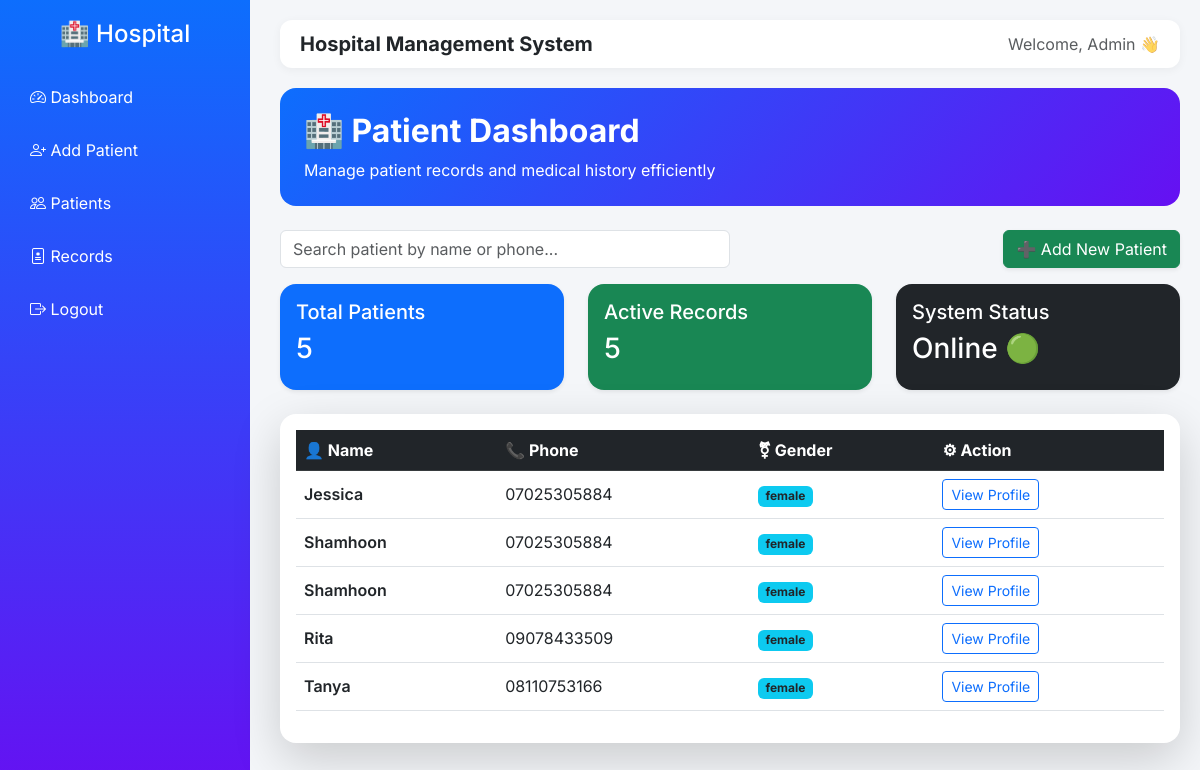
/dashboard, run on the app's committed database.
### model.py (models this page shows)
class Patient(db.Model):
    id = db.Column(db.Integer, primary_key=True)
    full_name = db.Column(db.String(100))
    gender = db.Column(db.String(10))
    date_of_birth = db.Column(db.String(20))
    phone = db.Column(db.String(20))
    email = db.Column(db.String(100))
    address = db.Column(db.String(200))
    blood_group = db.Column(db.String(5))
    genotype = db.Column(db.String(5))
    created_at = db.Column(db.DateTime, default=datetime.utcnow)

### app.py (the view)
@app.route('/dashboard')
def dashboard():
    patients = Patient.query.all()
    return render_template('dashboard.html', patients=patients)

### templates/dashboard.html (shortened to what this page needs)
{% extends "base.html" %}
{% block content %}
<div class="p-4 mb-4 text-white rounded-4"
     style="background: linear-gradient(135deg, #0d6efd, #6610f2);">
    <h2 class="fw-bold">🏥 Patient Dashboard</h2>
    <p class="mb-0">Manage patient records and medical history efficiently</p>
</div>
<div class="d-flex justify-content-between align-items-center mb-3">
    <input type="text" id="searchInput" class="form-control w-50"
           placeholder="Search patient by name or phone...">
    <a href="/add-patient" class="btn btn-success shadow-sm">
        ➕ Add New Patient
    </a>
</div>
<div class="row mb-4">
    <div class="col-md-4">
        <div class="card text-white bg-primary shadow-sm rounded-4">
            <div class="card-body">
                <h5>Total Patients</h5>
                <h3>{{ patients|length }}</h3>
            </div>
        </div>
    </div>
    <div class="col-md-4">
        <div class="card text-white bg-success shadow-sm rounded-4">
            <div class="card-body">
                <h5>Active Records</h5>
                <h3>{{ patients|length }}</h3>
            </div>
        </div>
    </div>
    <div class="col-md-4">
        <div class="card text-white bg-dark shadow-sm rounded-4">
            <div class="card-body">
                <h5>System Status</h5>
                <h3>Online 🟢</h3>
            </div>
        </div>
    </div>
</div>
<div class="card shadow-lg border-0 rounded-4">
    <div class="card-body">
        <table class="table table-hover align-middle" id="patientTable">
            <thead class="table-dark">
                <tr>
                    <th>👤 Name</th>
                    <th>📞 Phone</th>
                    <th>⚧ Gender</th>
                    <th>⚙ Action</th>
                </tr>
            </thead>
            <tbody>
                {% for p in patients %}
                <tr class="table-row">
                    <td class="fw-semibold">{{ p.full_name }}</td>
                    <td>{{ p.phone }}</td>
                    <td>
                        <span class="badge bg-info text-dark">
                            {{ p.gender }}
                        </span>
                    </td>
                    <td>
                        <a href="/patient/{{ p.id }}" class="btn btn-sm btn-outline-primary">
                            View Profile
                        </a>
                    </td>
                </tr>
                {% endfor %}
            </tbody>
        </table>
    </div>
</div>
{% endblock %}

### templates/base.html (shortened to what this page needs)
<!DOCTYPE html>
<html lang="en">
<head>
    <link href="https://cdn.jsdelivr.net/npm/bootstrap@5.3.0/dist/css/bootstrap.min.css" rel="stylesheet">
    <link href="https://cdn.jsdelivr.net/npm/bootstrap-icons/font/bootstrap-icons.css" rel="stylesheet">
</head>
<body>
<div class="sidebar">
    <h4 class="text-center mb-4">🏥 Hospital</h4>
    <a href="/dashboard"><i class="bi bi-speedometer2"></i> Dashboard</a>
    <a href="/add-patient"><i class="bi bi-person-plus"></i> Add Patient</a>
    <a href="/patients"><i class="bi bi-people"></i> Patients</a>
    <a href="/records"><i class="bi bi-file-medical"></i> Records</a>
    <a href="logout"><i class="bi bi-box-arrow-right"></i> Logout</a>
</div>
<div class="main">
    <div class="topbar d-flex justify-content-between align-items-center">
        <h5 class="mb-0 fw-bold">Hospital Management System</h5>
        <span class="text-muted">Welcome, Admin 👋</span>
    </div>
    {% block content %}{% endblock %}
</div>
</body>
</html>

### templates/base.html (style rules this page uses)
body { font-family: 'Inter', sans-serif; background: #f4f6f9; }
.sidebar { height: 100vh; width: 250px; position: fixed; top: 0; left: 0; background: linear-gradient(180deg, #0d6efd, #6610f2); padding-top: 20px; color: white; }
.sidebar a { padding: 12px 20px; display: block; color: white; text-decoration: none; border-radius: 8px; margin: 5px 10px; }
.main { margin-left: 260px; padding: 20px; }
.topbar { background: white; padding: 12px 20px; border-radius: 12px; box-shadow: 0 2px 10px rgba(0,0,0,0.05); margin-bottom: 20px; }
.card { border-radius: 15px; border: none; }

### data on the page
Patient: full_name "Jessica", phone "07025305884", gender "female"
Patient: full_name "Shamhoon", phone "07025305884", gender "female"
Patient: full_name "Shamhoon", phone "07025305884", gender "female"
Patient: full_name "Rita", phone "09078433509", gender "female"
Patient: full_name "Tanya", phone "08110753166", gender "female"

### other printed values
{{ patients|length }} "5"
